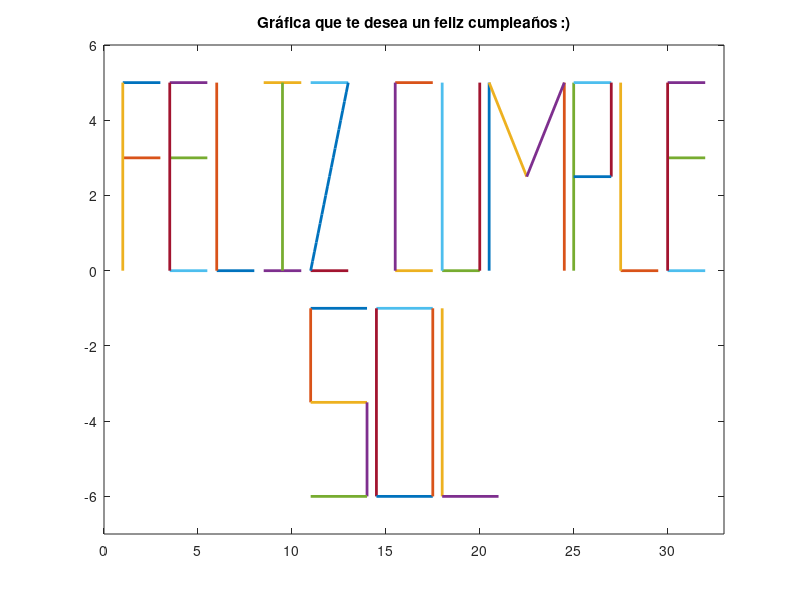

The MATLAB source for this figure:
clc;clear all

%%%%%%-------------------%%%%%%------------------%%%%---------------%%%%
%Lee primero todas las instrucciones antes de correr el programa

%Instrucciones
%*Correr el programa
%*Cuando salga un texto, leerlo
%*Luego de leer, precionar enter
%*Saltrá otro texto, leer y dar enter cada vez que hayas leído el texto
%*Si sale alguna ventana la maximisas de one para que se vea mejor todo


%IMPORTANTEE
%No mires el código sin haber corrido primero porfaaaaa









%------------------------------------------------------------



















%Pilasssss no revisar sin haber corridooo el programa
















M=input("HOLA SOOOOL. POR MEDIO DE ESTE PEQUEÑO DETALLE QUIERO DESEARTE UN FELIZ CUMPLEAÑOS\nEnter para continuar\n");

A=input("No sabía qué darte de cumpleaños porque estás lejos. Pensando y pensando dije... -Pues hagámosle un código en matlab jajajajjaja-\n");

R=input("Espero que hoy sea un día en el que te diviertas mucho, que bailes, cantes, te rías. Un día en el que seas muy feliz");

I=input("Ahhhhh... y no menos importante, un día en el que pases suuuuper alto el parcial de Control :)\n");

S=input("Eres una chica muy juiciosa y muy inteligente \n");

O=input("Te deseo muchísimos éxitos en tu vida, que nunca te falte felicidad y puedas cumplir cada uno de tus sueños\n");

L=input("Espero te guste lo que hice ☆");







figure

%Letra F
x1=1;x2=3;
fy1=5;
plot([x1, x2],[fy1,fy1],'LineWidth',2)
axis([0 13.5 -1 6])
title('Gráfica que te desea un feliz cumpleaños :)')
pause(0.3);
 
hold on
fy2=3;
plot([x1, x2],[fy2,fy2],'LineWidth',2)
pause(0.3);
hold on

p1=[1 0];p2=[1 5];
plot([p1(1) p2(1)], [p1(2) p2(2)],'LineWidth',2)
pause(0.3);
hold on

%Letra E
x1=3.5;x2=5.5;
fy1=5;
plot([x1, x2],[fy1,fy1],'LineWidth',2)
 pause(0.3);
 
hold on
fy2=3;
plot([x1, x2],[fy2,fy2],'LineWidth',2)
pause(0.3);
hold on

fy3=0;
plot([x1, x2],[fy3,fy3],'LineWidth',2)
pause(0.3);
hold on

p1=[3.5 0];p2=[3.5 5];
plot([p1(1) p2(1)], [p1(2) p2(2)],'LineWidth',2)
pause(0.3);
hold on

%Letra L
x1=6;x2=8;
fy3=0;
plot([x1, x2],[fy3,fy3],'LineWidth',2)
pause(0.3);
hold on

p1=[6 0];p2=[6 5];
plot([p1(1) p2(1)], [p1(2) p2(2)],'LineWidth',2)
pause(0.3);
hold on

%Letra I
x1=8.5;x2=10.5;
fy1=5;
plot([x1, x2],[fy1,fy1],'LineWidth',2)
pause(0.3);
hold on
fy2=0;
plot([x1, x2],[fy2,fy2],'LineWidth',2)
pause(0.3);
hold on

p1=[9.5 0];p2=[9.5 5];
plot([p1(1) p2(1)], [p1(2) p2(2)],'LineWidth',2)
pause(0.3);
hold on

%Letra Z
x1=11;x2=13;
fy1=5;
plot([x1, x2],[fy1,fy1],'LineWidth',2)
pause(0.3);
hold on
fy2=0;
plot([x1, x2],[fy2,fy2],'LineWidth',2)
pause(0.3);
hold on

axis([0 33 -1 6])
%pendiente: 5/2
%Ecuación de la recta:2.5x-27.5
x=(11:0.1:13);
y=(2.5.*x)-27.5;
plot(x,y,'LineWidth',2);
pause(0.3);
hold on

%Letra C 

x1=15.5;x2=17.5;
fy1=5;
plot([x1, x2],[fy1,fy1],'LineWidth',2)
pause(0.3);
hold on

fy1=0;
plot([x1, x2],[fy1,fy1],'LineWidth',2)
pause(0.3);
hold on

p1=[15.5 0];p2=[15.5 5];
plot([p1(1) p2(1)], [p1(2) p2(2)],'LineWidth',2)
pause(0.3);
hold on

%Letra U

x1=18;x2=20;
fy1=0;
plot([x1, x2],[fy1,fy1],'LineWidth',2)
pause(0.3);
hold on

p1=[18 0];p2=[18 5];
plot([p1(1) p2(1)], [p1(2) p2(2)],'LineWidth',2)
pause(0.3);
hold on
p3=[20 0];p4=[20 5];
plot([p3(1) p4(1)], [p3(2) p4(2)],'LineWidth',2)
pause(0.3);
hold on

%Letra M 

p1=[20.5 0];p2=[20.5 5];
plot([p1(1) p2(1)], [p1(2) p2(2)],'LineWidth',2)
pause(0.3);
hold on
p3=[24.5 0];p4=[24.5 5];
plot([p3(1) p4(1)], [p3(2) p4(2)],'LineWidth',2)
pause(0.3);
hold on

p5=[20.5 5];p6=[22.5 2.5];
plot([p5(1) p6(1)], [p5(2) p6(2)],'LineWidth',2)
pause(0.3);
hold on
p7=[22.5 2.5];p8=[24.5 5];
plot([p7(1) p8(1)], [p7(2) p8(2)],'LineWidth',2)
pause(0.3);
hold on

%Letra P ಠ_ಠ 
p1=[25 0];p2=[25 5];
plot([p1(1) p2(1)], [p1(2) p2(2)],'LineWidth',2)
pause(0.3);
hold on
p3=[25 5];p4=[27 5];
plot([p3(1) p4(1)], [p3(2) p4(2)],'LineWidth',2)
pause(0.3);
hold on
p5=[27 5];p6=[27 2.5];
plot([p5(1) p6(1)], [p5(2) p6(2)],'LineWidth',2)
pause(0.3);
hold on
p7=[27 2.5];p8=[25 2.5];
plot([p7(1) p8(1)], [p7(2) p8(2)],'LineWidth',2)
pause(0.3);
hold on

%Letra L otra vez jeje

x1=27.5;x2=29.5;
fy3=0;
plot([x1, x2],[fy3,fy3],'LineWidth',2)
pause(0.3);
hold on

p1=[27.5 0];p2=[27.5 5];
plot([p1(1) p2(1)], [p1(2) p2(2)],'LineWidth',2)
pause(0.3);
hold on

%Letra E otra vez jeje
x1=30;x2=32;
fy1=5;
plot([x1, x2],[fy1,fy1],'LineWidth',2)
 pause(0.3);
 
hold on
fy2=3;
plot([x1, x2],[fy2,fy2],'LineWidth',2)
pause(0.3);
hold on

fy3=0;
plot([x1, x2],[fy3,fy3],'LineWidth',2)
pause(0.3);
hold on

p1=[30 0];p2=[30 5];
plot([p1(1) p2(1)], [p1(2) p2(2)],'LineWidth',2)
pause(0.3);
hold on

%Letra S 
axis([0 33 -7 6])
p1=[11 -1];p2=[14 -1];
plot([p1(1) p2(1)], [p1(2) p2(2)],'LineWidth',2)
pause(0.3);
hold on
p3=[11 -1];p4=[11 -3.5];
plot([p3(1) p4(1)], [p3(2) p4(2)],'LineWidth',2)
pause(0.3);
hold on
p5=[11 -3.5];p6=[14 -3.5];
plot([p5(1) p6(1)], [p5(2) p6(2)],'LineWidth',2)
pause(0.3);
hold on
p7=[14 -3.5];p8=[14 -6];
plot([p7(1) p8(1)], [p7(2) p8(2)],'LineWidth',2)
pause(0.3);
hold on
p9=[14 -6];p10=[11 -6];
plot([p9(1) p10(1)], [p9(2) p10(2)],'LineWidth',2)
pause(0.3);
hold on

%Letra O
p1=[14.5 -1];p2=[17.5 -1];
plot([p1(1) p2(1)], [p1(2) p2(2)],'LineWidth',2)
pause(0.3);
hold on
p3=[14.5 -1];p4=[14.5 -6];
plot([p3(1) p4(1)], [p3(2) p4(2)],'LineWidth',2)
pause(0.3);
hold on
p5=[14.5 -6];p6=[17.5 -6];
plot([p5(1) p6(1)], [p5(2) p6(2)],'LineWidth',2)
pause(0.3);
hold on
p7=[17.5 -6];p8=[17.5 -1];
plot([p7(1) p8(1)], [p7(2) p8(2)],'LineWidth',2)
pause(0.3);
hold on

%Letra L otra vez jeje

p1=[18 -1];p2=[18 -6];
plot([p1(1) p2(1)], [p1(2) p2(2)],'LineWidth',2)
pause(0.3);
hold on
p3=[18 -6];p4=[21 -6];
plot([p3(1) p4(1)], [p3(2) p4(2)],'LineWidth',2)
pause(0.3);
hold on

fprintf("\n\nCon mucho cariño \nde: MANU");
fprintf("\nPara: SOL\n\n")


